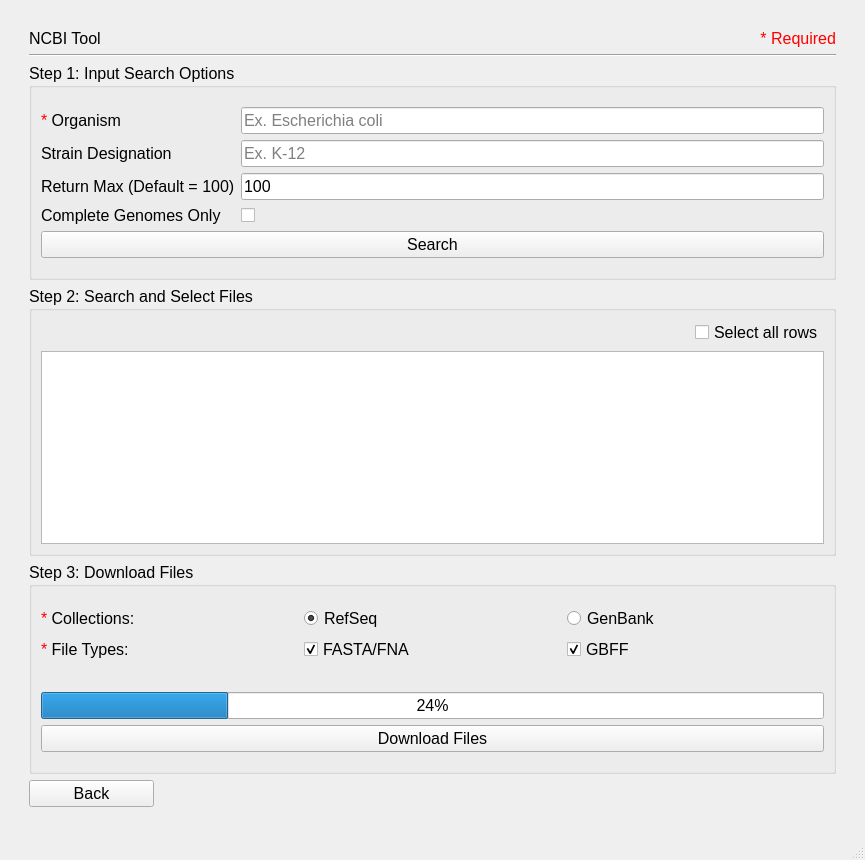
<?xml version="1.0" encoding="UTF-8"?>
<ui version="4.0">
 <class>MainWindow</class>
 <widget class="QMainWindow" name="MainWindow">
  <property name="geometry">
   <rect>
    <x>0</x>
    <y>0</y>
    <width>865</width>
    <height>860</height>
   </rect>
  </property>
  <property name="font">
   <font>
    <pointsize>12</pointsize>
   </font>
  </property>
  <property name="windowTitle">
   <string>MainWindow</string>
  </property>
  <widget class="QWidget" name="centralwidget">
   <layout class="QGridLayout" name="gridLayout_2">
    <item row="0" column="1">
     <spacer name="verticalSpacer_2">
      <property name="orientation">
       <enum>Qt::Vertical</enum>
      </property>
      <property name="sizeType">
       <enum>QSizePolicy::Fixed</enum>
      </property>
      <property name="sizeHint" stdset="0">
       <size>
        <width>20</width>
        <height>20</height>
       </size>
      </property>
     </spacer>
    </item>
    <item row="3" column="1">
     <spacer name="verticalSpacer">
      <property name="orientation">
       <enum>Qt::Vertical</enum>
      </property>
      <property name="sizeType">
       <enum>QSizePolicy::Fixed</enum>
      </property>
      <property name="sizeHint" stdset="0">
       <size>
        <width>20</width>
        <height>20</height>
       </size>
      </property>
     </spacer>
    </item>
    <item row="1" column="1">
     <layout class="QGridLayout" name="gridLayout">
      <item row="1" column="0" colspan="2">
       <widget class="Line" name="line">
        <property name="orientation">
         <enum>Qt::Horizontal</enum>
        </property>
       </widget>
      </item>
      <item row="0" column="1">
       <widget class="QLabel" name="label_2">
        <property name="text">
         <string>&lt;html&gt;&lt;head/&gt;&lt;body&gt;&lt;p&gt;&lt;span style=&quot; color:#ff0000;&quot;&gt;* Required&lt;/span&gt;&lt;/p&gt;&lt;/body&gt;&lt;/html&gt;</string>
        </property>
        <property name="alignment">
         <set>Qt::AlignRight|Qt::AlignTrailing|Qt::AlignVCenter</set>
        </property>
       </widget>
      </item>
      <item row="5" column="0" alignment="Qt::AlignLeft">
       <widget class="QPushButton" name="back_button">
        <property name="minimumSize">
         <size>
          <width>125</width>
          <height>0</height>
         </size>
        </property>
        <property name="text">
         <string>Back</string>
        </property>
       </widget>
      </item>
      <item row="0" column="0">
       <widget class="QLabel" name="title">
        <property name="sizePolicy">
         <sizepolicy hsizetype="Preferred" vsizetype="Fixed">
          <horstretch>0</horstretch>
          <verstretch>0</verstretch>
         </sizepolicy>
        </property>
        <property name="text">
         <string>NCBI Tool</string>
        </property>
       </widget>
      </item>
      <item row="3" column="0" colspan="2">
       <widget class="QGroupBox" name="Step2">
        <property name="title">
         <string>Step 2: Search and Select Files</string>
        </property>
        <layout class="QGridLayout" name="gridLayout_6">
         <item row="0" column="1" alignment="Qt::AlignRight">
          <widget class="QCheckBox" name="all_rows">
           <property name="text">
            <string>Select all rows</string>
           </property>
          </widget>
         </item>
         <item row="1" column="0" colspan="2">
          <widget class="QTableView" name="ncbi_table">
           <property name="layoutDirection">
            <enum>Qt::LeftToRight</enum>
           </property>
          </widget>
         </item>
        </layout>
       </widget>
      </item>
      <item row="2" column="0" colspan="2">
       <widget class="QGroupBox" name="Step1">
        <property name="sizePolicy">
         <sizepolicy hsizetype="Expanding" vsizetype="Preferred">
          <horstretch>0</horstretch>
          <verstretch>0</verstretch>
         </sizepolicy>
        </property>
        <property name="title">
         <string>Step 1: Input Search Options</string>
        </property>
        <layout class="QGridLayout" name="gridLayout_4">
         <item row="6" column="0" colspan="2">
          <spacer name="verticalSpacer_3">
           <property name="orientation">
            <enum>Qt::Vertical</enum>
           </property>
           <property name="sizeType">
            <enum>QSizePolicy::Fixed</enum>
           </property>
           <property name="sizeHint" stdset="0">
            <size>
             <width>10</width>
             <height>10</height>
            </size>
           </property>
          </spacer>
         </item>
         <item row="2" column="0">
          <widget class="QLabel" name="label_3">
           <property name="sizePolicy">
            <sizepolicy hsizetype="Preferred" vsizetype="Fixed">
             <horstretch>0</horstretch>
             <verstretch>0</verstretch>
            </sizepolicy>
           </property>
           <property name="text">
            <string>Strain Designation</string>
           </property>
          </widget>
         </item>
         <item row="3" column="0">
          <widget class="QLabel" name="label_4">
           <property name="sizePolicy">
            <sizepolicy hsizetype="Preferred" vsizetype="Fixed">
             <horstretch>0</horstretch>
             <verstretch>0</verstretch>
            </sizepolicy>
           </property>
           <property name="toolTip">
            <string>&lt;html&gt;&lt;head/&gt;&lt;body&gt;&lt;p&gt;&lt;span style=&quot; font-size:12pt;&quot;&gt;Number of search results to return.&lt;/span&gt;&lt;/p&gt;&lt;/body&gt;&lt;/html&gt;</string>
           </property>
           <property name="text">
            <string>Return Max (Default = 100)</string>
           </property>
          </widget>
         </item>
         <item row="4" column="0">
          <widget class="QLabel" name="label_5">
           <property name="sizePolicy">
            <sizepolicy hsizetype="Preferred" vsizetype="Fixed">
             <horstretch>0</horstretch>
             <verstretch>0</verstretch>
            </sizepolicy>
           </property>
           <property name="toolTip">
            <string>&lt;html&gt;&lt;head/&gt;&lt;body&gt;&lt;p&gt;&lt;span style=&quot; font-size:12pt;&quot;&gt;Only display entries classified as &amp;quot;Complete Genomes&amp;quot; by NCBI.&lt;/span&gt;&lt;/p&gt;&lt;/body&gt;&lt;/html&gt;</string>
           </property>
           <property name="text">
            <string>Complete Genomes Only</string>
           </property>
          </widget>
         </item>
         <item row="4" column="1">
          <widget class="QCheckBox" name="yes_box">
           <property name="text">
            <string/>
           </property>
          </widget>
         </item>
         <item row="1" column="0">
          <widget class="QLabel" name="label">
           <property name="sizePolicy">
            <sizepolicy hsizetype="Preferred" vsizetype="Fixed">
             <horstretch>0</horstretch>
             <verstretch>0</verstretch>
            </sizepolicy>
           </property>
           <property name="text">
            <string>&lt;html&gt;&lt;head/&gt;&lt;body&gt;&lt;p&gt;&lt;span style=&quot; color:#ff0000;&quot;&gt;* &lt;/span&gt;Organism&lt;/p&gt;&lt;/body&gt;&lt;/html&gt;</string>
           </property>
          </widget>
         </item>
         <item row="1" column="1">
          <widget class="QLineEdit" name="organism_line_edit">
           <property name="placeholderText">
            <string>Ex. Escherichia coli</string>
           </property>
          </widget>
         </item>
         <item row="3" column="1">
          <widget class="QLineEdit" name="ret_max_line_edit">
           <property name="text">
            <string>100</string>
           </property>
          </widget>
         </item>
         <item row="2" column="1">
          <widget class="QLineEdit" name="infra_name_line_edit">
           <property name="placeholderText">
            <string>Ex. K-12</string>
           </property>
          </widget>
         </item>
         <item row="0" column="0" colspan="2">
          <spacer name="verticalSpacer_4">
           <property name="orientation">
            <enum>Qt::Vertical</enum>
           </property>
           <property name="sizeType">
            <enum>QSizePolicy::Fixed</enum>
           </property>
           <property name="sizeHint" stdset="0">
            <size>
             <width>10</width>
             <height>10</height>
            </size>
           </property>
          </spacer>
         </item>
         <item row="5" column="0" colspan="2">
          <widget class="QPushButton" name="search_button">
           <property name="minimumSize">
            <size>
             <width>125</width>
             <height>0</height>
            </size>
           </property>
           <property name="text">
            <string>Search</string>
           </property>
          </widget>
         </item>
        </layout>
       </widget>
      </item>
      <item row="4" column="0" colspan="2">
       <widget class="QGroupBox" name="Step3">
        <property name="sizePolicy">
         <sizepolicy hsizetype="Expanding" vsizetype="Preferred">
          <horstretch>0</horstretch>
          <verstretch>0</verstretch>
         </sizepolicy>
        </property>
        <property name="title">
         <string>Step 3: Download Files</string>
        </property>
        <layout class="QGridLayout" name="gridLayout_5">
         <item row="1" column="0">
          <widget class="QLabel" name="label_6">
           <property name="toolTip">
            <string>&lt;html&gt;&lt;head/&gt;&lt;body&gt;&lt;p&gt;&lt;span style=&quot; font-size:12pt;&quot;&gt;These are the databases that files are downloaded from. Refseq is considered the gold standard for annotations and assemblies. It is HIGHLY recommended to use Refseq if available for the genome of interest.&lt;/span&gt;&lt;/p&gt;&lt;/body&gt;&lt;/html&gt;</string>
           </property>
           <property name="text">
            <string>&lt;html&gt;&lt;head/&gt;&lt;body&gt;&lt;p&gt;&lt;span style=&quot; color:#ff0000;&quot;&gt;*&lt;/span&gt; Collections:&lt;/p&gt;&lt;/body&gt;&lt;/html&gt;</string>
           </property>
          </widget>
         </item>
         <item row="6" column="0" colspan="3">
          <widget class="QPushButton" name="download_button">
           <property name="minimumSize">
            <size>
             <width>125</width>
             <height>0</height>
            </size>
           </property>
           <property name="text">
            <string>Download Files</string>
           </property>
          </widget>
         </item>
         <item row="3" column="2">
          <widget class="QCheckBox" name="gbff_checkbox">
           <property name="text">
            <string>GBFF</string>
           </property>
           <property name="checked">
            <bool>true</bool>
           </property>
          </widget>
         </item>
         <item row="8" column="0" colspan="3">
          <layout class="QFormLayout" name="formLayout">
           <property name="fieldGrowthPolicy">
            <enum>QFormLayout::ExpandingFieldsGrow</enum>
           </property>
          </layout>
         </item>
         <item row="3" column="1">
          <widget class="QCheckBox" name="fna_checkbox">
           <property name="text">
            <string>FASTA/FNA</string>
           </property>
           <property name="checked">
            <bool>true</bool>
           </property>
          </widget>
         </item>
         <item row="3" column="0">
          <widget class="QLabel" name="label_7">
           <property name="toolTip">
            <string>&lt;html&gt;&lt;head/&gt;&lt;body&gt;&lt;p&gt;&lt;span style=&quot; font-size:12pt;&quot;&gt;These are the file types that you are choosing to download. GBFF = annotation file, FASTA/FNA = genomic sequence file.&lt;/span&gt;&lt;/p&gt;&lt;/body&gt;&lt;/html&gt;</string>
           </property>
           <property name="text">
            <string>&lt;html&gt;&lt;head/&gt;&lt;body&gt;&lt;p&gt;&lt;span style=&quot; color:#ff0000;&quot;&gt;*&lt;/span&gt; File Types:&lt;/p&gt;&lt;/body&gt;&lt;/html&gt;</string>
           </property>
          </widget>
         </item>
         <item row="4" column="1" colspan="2">
          <widget class="QLabel" name="progressLabel">
           <property name="text">
            <string/>
           </property>
          </widget>
         </item>
         <item row="1" column="1">
          <widget class="QRadioButton" name="refseq_checkbox">
           <property name="text">
            <string>RefSeq</string>
           </property>
           <property name="checked">
            <bool>true</bool>
           </property>
          </widget>
         </item>
         <item row="9" column="0" colspan="3">
          <spacer name="verticalSpacer_8">
           <property name="orientation">
            <enum>Qt::Vertical</enum>
           </property>
           <property name="sizeType">
            <enum>QSizePolicy::Fixed</enum>
           </property>
           <property name="sizeHint" stdset="0">
            <size>
             <width>10</width>
             <height>10</height>
            </size>
           </property>
          </spacer>
         </item>
         <item row="5" column="0" colspan="3">
          <widget class="QProgressBar" name="progressBar">
           <property name="value">
            <number>24</number>
           </property>
          </widget>
         </item>
         <item row="0" column="0" colspan="3">
          <spacer name="verticalSpacer_7">
           <property name="orientation">
            <enum>Qt::Vertical</enum>
           </property>
           <property name="sizeType">
            <enum>QSizePolicy::Fixed</enum>
           </property>
           <property name="sizeHint" stdset="0">
            <size>
             <width>10</width>
             <height>10</height>
            </size>
           </property>
          </spacer>
         </item>
         <item row="1" column="2">
          <widget class="QRadioButton" name="genbank_checkbox">
           <property name="text">
            <string>GenBank</string>
           </property>
           <property name="checked">
            <bool>false</bool>
           </property>
          </widget>
         </item>
        </layout>
       </widget>
      </item>
     </layout>
    </item>
    <item row="1" column="0">
     <spacer name="horizontalSpacer">
      <property name="orientation">
       <enum>Qt::Horizontal</enum>
      </property>
      <property name="sizeType">
       <enum>QSizePolicy::Fixed</enum>
      </property>
      <property name="sizeHint" stdset="0">
       <size>
        <width>20</width>
        <height>20</height>
       </size>
      </property>
     </spacer>
    </item>
    <item row="1" column="2">
     <spacer name="horizontalSpacer_2">
      <property name="orientation">
       <enum>Qt::Horizontal</enum>
      </property>
      <property name="sizeType">
       <enum>QSizePolicy::Fixed</enum>
      </property>
      <property name="sizeHint" stdset="0">
       <size>
        <width>20</width>
        <height>20</height>
       </size>
      </property>
     </spacer>
    </item>
   </layout>
  </widget>
  <widget class="QStatusBar" name="statusbar"/>
 </widget>
 <tabstops>
  <tabstop>organism_line_edit</tabstop>
  <tabstop>infra_name_line_edit</tabstop>
  <tabstop>ret_max_line_edit</tabstop>
  <tabstop>yes_box</tabstop>
  <tabstop>all_rows</tabstop>
  <tabstop>ncbi_table</tabstop>
  <tabstop>genbank_checkbox</tabstop>
  <tabstop>refseq_checkbox</tabstop>
  <tabstop>back_button</tabstop>
 </tabstops>
 <resources/>
 <connections/>
</ui>
